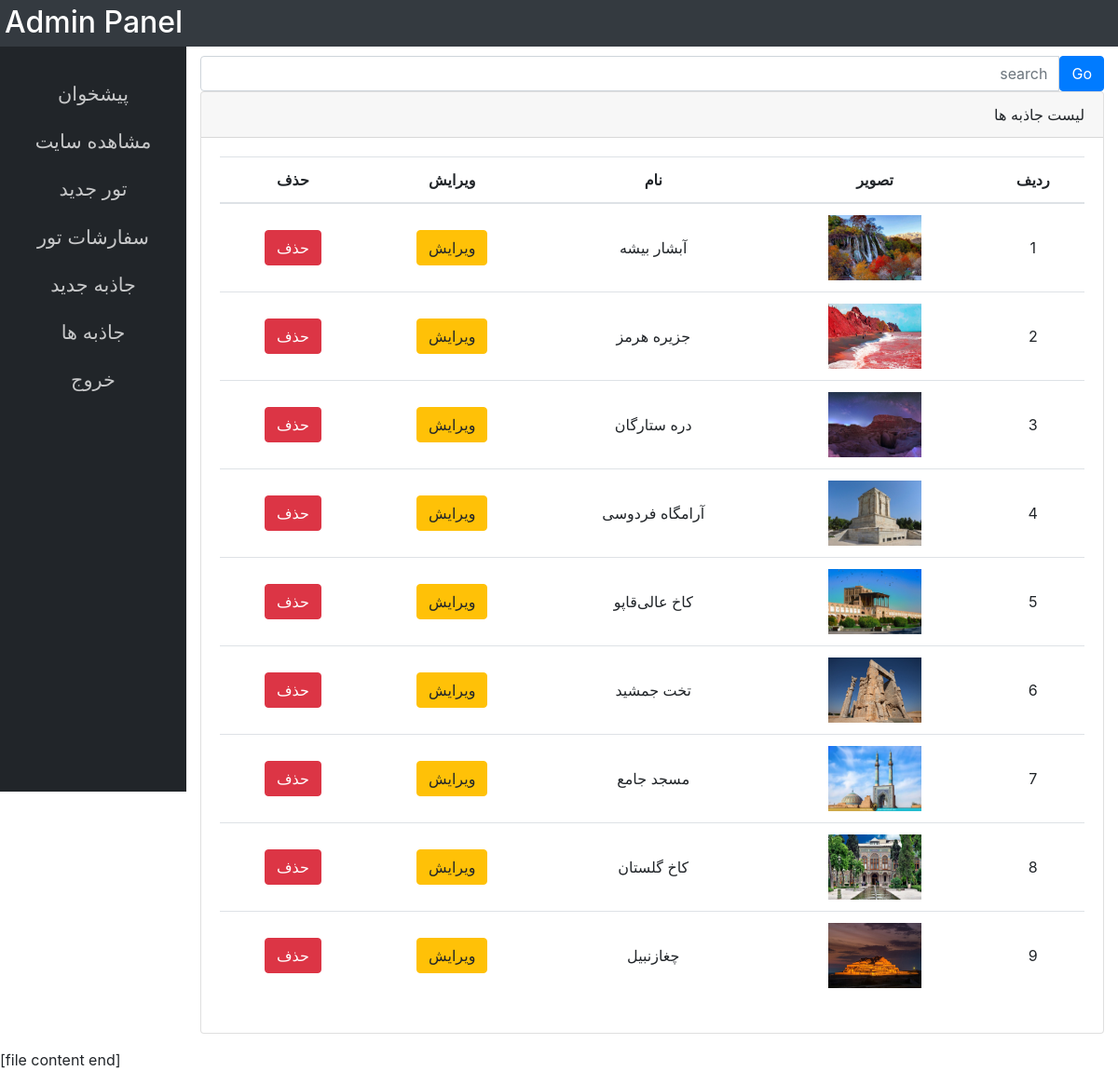
The page /panel-admin/jazebeha.php on the database its author committed.
### tables this page shows
CREATE TABLE IF NOT EXISTS `jazebe` (
  `j_id` int(11) NOT NULL AUTO_INCREMENT,
  `title` varchar(100) NOT NULL,
  `description` text NOT NULL,
  `image_path` varchar(255) DEFAULT NULL,
  `updated_at` datetime DEFAULT NULL,
  PRIMARY KEY (`j_id`)
);

### panel-admin/jazebeha.php (the view, shortened to what this page needs)
<!DOCTYPE html>
<html lang="en">
<head>
    <link rel="stylesheet" href="css/bootstrap.min.css">
    <link rel="stylesheet" href="style.css">
</head>
<body>
<nav class="nav top-bar">
    <h2 class="float-left">Admin Panel</h2>
</nav>
<div class="container-fluid">
    <div class="row admin-panel">
        <div class="col-2">
            <div class="list-item">
                <a href="index.php">پیشخوان</a>
                <a href="../index.html">مشاهده سایت</a>
                <a href="add-new-tour.html">تور جدید</a>
                <a href="orders.php">سفارشات تور</a>
                <a href="add-new-jazebe.html">جاذبه جدید</a>
                <a href="jazebeha.php">جاذبه ها</a>
                <a href="../php/logout.php">خروج</a>
            </div>
        </div>
        <div class="col-10">
          <form action="jazebeha.php" method="get">
                        <div class="input-group">
                            <input type="text" placeholder="search" name="search" class="form-control" value="<?php echo isset($_GET['search']) ? htmlspecialchars($_GET['search']) : ''; ?>">
                            <button class="btn btn-primary" name="search-btn">Go</button>
                        </div>
                    </form>
                <div class="card mb-3">
                    <div class="card-header">
                        لیست جاذبه ها
                    </div>
                    <div class="card-body">
                        <div class="table-responsive">
                            <table class="table float-right" style="direction: rtl">
                                <thead>
                                <tr>
                                    <th>ردیف</th>
                                    <th>تصویر</th>
                                    <th>نام</th>
                                    <th>ویرایش</th>
                                    <th>حذف</th>
                                </tr>
                                </thead>
                                <tbody>
                                <?php
                                $servername = "localhost";
                                $username = "root";
                                $password = "";
                                $dbname = "my_tourist_db";
                                $conn = new mysqli($servername, $username, $password, $dbname);
                                $conn->set_charset("utf8");
                                $sql = "SELECT * FROM jazebe";
                                $sql .= " ORDER BY j_id DESC";
                                $result = $conn->query($sql);
                                if ($result && $result->num_rows > 0) {
                                    $counter = 1;
                                    while($row = $result->fetch_assoc()) {
                                        $id = $row['j_id'];
                                        $title = htmlspecialchars($row['title']);
                                        $image_path = $row['image_path'];
                                        $image_src = "admin-images/default.jpg";
                                        if (!empty($image_path) && file_exists("../" . $image_path)) {
                                            $image_src = "../" . $image_path;
                                        } elseif (!empty($image_path)) {
                                            $image_src = $image_path;
                                        }
                                        ?>
                                        <tr>
                                            <td><?php echo $counter; ?></td>
                                            <td><img src="<?php echo $image_src; ?>" width="100px" height="70px" onerror="this.src='admin-images/default.jpg'"></td>
                                            <td><?php echo $title; ?></td>
                                              <td>
                                                <a href="edit-jazebe.php?id=<?php echo $id; ?>" class="btn btn-warning">ویرایش</a>
                                            </td>
                                            <td>
                                                <a href="delete-jazebe.php?id=<?php echo $id; ?>" class="btn btn-danger" onclick="return confirm('آیا از حذف این جاذبه مطمئن هستید؟')">حذف</a>
                                            </td>
                                        </tr>
                                        <?php
                                        $counter++;
                                    }
                                }
                                ?>
                                </tbody>
                            </table>
                        </div>
                    </div>
                </div>
        </div>
    </div>
</div>
</body>
</html>

### panel-admin/style.css (style rules this page uses)
* { margin: 0; padding: 0; }
.top-bar { background: #343a40; color: #ffffff; height: 50px; }
nav h2 { padding: 5px; }
.admin-panel { height: auto; }
.admin-panel .col-2 { padding: 15px; height: 800px; background: #212529; font-size: 1.3rem; text-decoration: none; }
.admin-panel .col-10 { display: block; text-align: end; margin-top: 10px; }
.admin-panel .col-10 form input , .admin-panel .col-10 form textarea, .admin-panel .col-10 form select { text-align: end; }
.admin-panel .col-2 .list-item a { display: block; text-align: center; margin-top: 20px; color: rgba(255, 255, 255, 0.75); }
.table td, .table th { vertical-align: middle; text-align: center; }

### rows shown on the page
jazebe: image_path (picture), title "آبشار بیشه"
jazebe: image_path (picture), title "جزیره هرمز"
jazebe: image_path (picture), title "دره ستارگان"
jazebe: image_path (picture), title "آرامگاه فردوسی"
jazebe: image_path (picture), title "کاخ عالی‌قاپو"
jazebe: image_path (picture), title "تخت جمشید"
jazebe: image_path (picture), title "مسجد جامع"
jazebe: image_path (picture), title "کاخ گلستان"
jazebe: image_path (picture), title "چغازنبیل"
